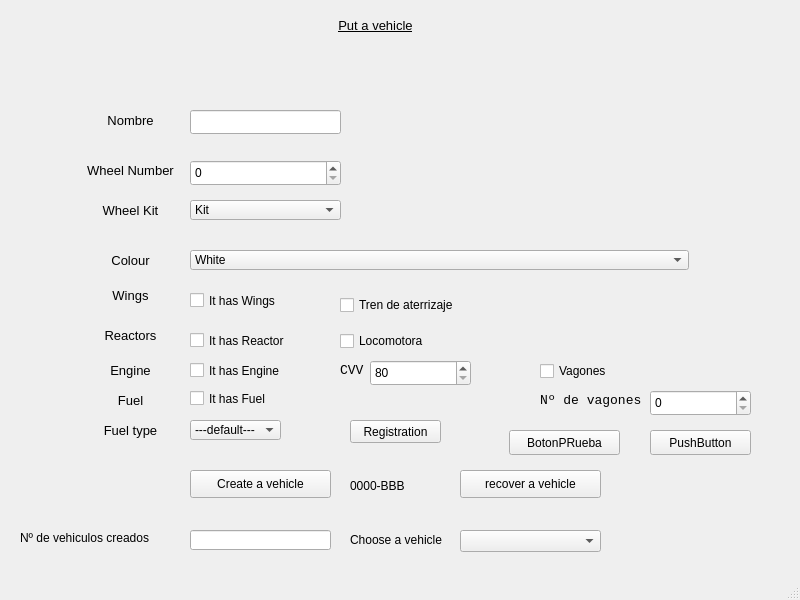
<?xml version="1.0" encoding="UTF-8"?>
<ui version="4.0">
 <class>MainWindow</class>
 <widget class="QMainWindow" name="MainWindow">
  <property name="geometry">
   <rect>
    <x>0</x>
    <y>0</y>
    <width>800</width>
    <height>600</height>
   </rect>
  </property>
  <property name="windowTitle">
   <string>Vehicle configurator</string>
  </property>
  <widget class="QWidget" name="centralwidget">
   <widget class="QPushButton" name="BotonPrueba">
    <property name="geometry">
     <rect>
      <x>509</x>
      <y>430</y>
      <width>111</width>
      <height>25</height>
     </rect>
    </property>
    <property name="text">
     <string>BotonPRueba</string>
    </property>
   </widget>
   <widget class="QPushButton" name="pushButton_2">
    <property name="geometry">
     <rect>
      <x>650</x>
      <y>430</y>
      <width>101</width>
      <height>25</height>
     </rect>
    </property>
    <property name="text">
     <string>PushButton</string>
    </property>
   </widget>
   <widget class="QLabel" name="label">
    <property name="geometry">
     <rect>
      <x>540</x>
      <y>390</y>
      <width>131</width>
      <height>21</height>
     </rect>
    </property>
    <property name="font">
     <font>
      <family>Consolas</family>
      <pointsize>10</pointsize>
     </font>
    </property>
    <property name="text">
     <string>Nº de vagones</string>
    </property>
   </widget>
   <widget class="QCheckBox" name="locomotiveCheckLine">
    <property name="geometry">
     <rect>
      <x>340</x>
      <y>330</y>
      <width>101</width>
      <height>22</height>
     </rect>
    </property>
    <property name="text">
     <string>Locomotora</string>
    </property>
   </widget>
   <widget class="QCheckBox" name="undercarriageCheckLine">
    <property name="geometry">
     <rect>
      <x>340</x>
      <y>290</y>
      <width>131</width>
      <height>30</height>
     </rect>
    </property>
    <property name="text">
     <string>Tren de aterrizaje</string>
    </property>
   </widget>
   <widget class="QCheckBox" name="wagonCheckLine">
    <property name="geometry">
     <rect>
      <x>540</x>
      <y>360</y>
      <width>83</width>
      <height>22</height>
     </rect>
    </property>
    <property name="text">
     <string>Vagones</string>
    </property>
   </widget>
   <widget class="QLabel" name="LabelTitle">
    <property name="geometry">
     <rect>
      <x>260</x>
      <y>10</y>
      <width>231</width>
      <height>31</height>
     </rect>
    </property>
    <property name="font">
     <font>
      <pointsize>10</pointsize>
      <weight>50</weight>
      <bold>false</bold>
      <underline>true</underline>
     </font>
    </property>
    <property name="text">
     <string>Put a vehicle</string>
    </property>
    <property name="scaledContents">
     <bool>false</bool>
    </property>
    <property name="alignment">
     <set>Qt::AlignCenter</set>
    </property>
   </widget>
   <widget class="QLabel" name="LabelTitle_8">
    <property name="geometry">
     <rect>
      <x>70</x>
      <y>250</y>
      <width>121</width>
      <height>21</height>
     </rect>
    </property>
    <property name="font">
     <font>
      <pointsize>10</pointsize>
      <weight>50</weight>
      <bold>false</bold>
      <underline>false</underline>
     </font>
    </property>
    <property name="text">
     <string>Colour</string>
    </property>
    <property name="scaledContents">
     <bool>false</bool>
    </property>
    <property name="alignment">
     <set>Qt::AlignCenter</set>
    </property>
   </widget>
   <widget class="QLabel" name="LabelTitle_9">
    <property name="geometry">
     <rect>
      <x>70</x>
      <y>280</y>
      <width>121</width>
      <height>31</height>
     </rect>
    </property>
    <property name="font">
     <font>
      <pointsize>10</pointsize>
      <weight>50</weight>
      <bold>false</bold>
      <underline>false</underline>
     </font>
    </property>
    <property name="text">
     <string>Wings</string>
    </property>
    <property name="scaledContents">
     <bool>false</bool>
    </property>
    <property name="alignment">
     <set>Qt::AlignCenter</set>
    </property>
   </widget>
   <widget class="QComboBox" name="colorLine">
    <property name="geometry">
     <rect>
      <x>190</x>
      <y>250</y>
      <width>499</width>
      <height>20</height>
     </rect>
    </property>
    <item>
     <property name="text">
      <string>White</string>
     </property>
    </item>
    <item>
     <property name="text">
      <string>Black</string>
     </property>
    </item>
    <item>
     <property name="text">
      <string>Red</string>
     </property>
    </item>
    <item>
     <property name="text">
      <string>Blue</string>
     </property>
    </item>
    <item>
     <property name="text">
      <string>Yellow</string>
     </property>
    </item>
    <item>
     <property name="text">
      <string>Green</string>
     </property>
    </item>
   </widget>
   <widget class="QCheckBox" name="wingsCheckLine">
    <property name="geometry">
     <rect>
      <x>190</x>
      <y>290</y>
      <width>131</width>
      <height>21</height>
     </rect>
    </property>
    <property name="text">
     <string>It has Wings</string>
    </property>
   </widget>
   <widget class="QLabel" name="LabelTitle_10">
    <property name="geometry">
     <rect>
      <x>70</x>
      <y>320</y>
      <width>121</width>
      <height>31</height>
     </rect>
    </property>
    <property name="font">
     <font>
      <pointsize>10</pointsize>
      <weight>50</weight>
      <bold>false</bold>
      <underline>false</underline>
     </font>
    </property>
    <property name="text">
     <string>Reactors</string>
    </property>
    <property name="scaledContents">
     <bool>false</bool>
    </property>
    <property name="alignment">
     <set>Qt::AlignCenter</set>
    </property>
   </widget>
   <widget class="QLineEdit" name="vehiculosCreados_lineEdit">
    <property name="geometry">
     <rect>
      <x>190</x>
      <y>530</y>
      <width>141</width>
      <height>20</height>
     </rect>
    </property>
    <property name="readOnly">
     <bool>true</bool>
    </property>
   </widget>
   <widget class="QPushButton" name="pushButton_createVehicle">
    <property name="geometry">
     <rect>
      <x>190</x>
      <y>470</y>
      <width>141</width>
      <height>28</height>
     </rect>
    </property>
    <property name="text">
     <string>Create a vehicle</string>
    </property>
   </widget>
   <widget class="QPushButton" name="pushButton_recoverVehicle">
    <property name="geometry">
     <rect>
      <x>460</x>
      <y>470</y>
      <width>141</width>
      <height>28</height>
     </rect>
    </property>
    <property name="text">
     <string>recover a vehicle</string>
    </property>
   </widget>
   <widget class="QLabel" name="label_19">
    <property name="geometry">
     <rect>
      <x>20</x>
      <y>530</y>
      <width>161</width>
      <height>16</height>
     </rect>
    </property>
    <property name="font">
     <font>
      <pointsize>9</pointsize>
     </font>
    </property>
    <property name="text">
     <string>Nº de vehiculos creados</string>
    </property>
   </widget>
   <widget class="QComboBox" name="comboBox_listVehicles">
    <property name="geometry">
     <rect>
      <x>460</x>
      <y>530</y>
      <width>141</width>
      <height>22</height>
     </rect>
    </property>
   </widget>
   <widget class="QLabel" name="label_20">
    <property name="geometry">
     <rect>
      <x>350</x>
      <y>530</y>
      <width>111</width>
      <height>20</height>
     </rect>
    </property>
    <property name="font">
     <font>
      <pointsize>9</pointsize>
     </font>
    </property>
    <property name="text">
     <string>Choose a vehicle</string>
    </property>
   </widget>
   <widget class="QCheckBox" name="reactorCheckLine">
    <property name="geometry">
     <rect>
      <x>190</x>
      <y>330</y>
      <width>131</width>
      <height>21</height>
     </rect>
    </property>
    <property name="text">
     <string>It has Reactor</string>
    </property>
   </widget>
   <widget class="QLabel" name="label_2">
    <property name="geometry">
     <rect>
      <x>340</x>
      <y>360</y>
      <width>61</width>
      <height>21</height>
     </rect>
    </property>
    <property name="font">
     <font>
      <family>Consolas</family>
      <pointsize>10</pointsize>
     </font>
    </property>
    <property name="text">
     <string>CVV</string>
    </property>
   </widget>
   <widget class="QCheckBox" name="fuelCheckLine">
    <property name="geometry">
     <rect>
      <x>190</x>
      <y>390</y>
      <width>91</width>
      <height>17</height>
     </rect>
    </property>
    <property name="text">
     <string>It has Fuel</string>
    </property>
   </widget>
   <widget class="QComboBox" name="fueltypeLine">
    <property name="geometry">
     <rect>
      <x>190</x>
      <y>420</y>
      <width>91</width>
      <height>20</height>
     </rect>
    </property>
    <property name="currentText">
     <string>---default---</string>
    </property>
    <item>
     <property name="text">
      <string>---default---</string>
     </property>
    </item>
    <item>
     <property name="text">
      <string>Gasolina</string>
     </property>
    </item>
    <item>
     <property name="text">
      <string>Diesel</string>
     </property>
    </item>
    <item>
     <property name="text">
      <string>Eléctrico</string>
     </property>
    </item>
    <item>
     <property name="text">
      <string>Híbrido</string>
     </property>
    </item>
    <item>
     <property name="text">
      <string>Queroseno</string>
     </property>
    </item>
   </widget>
   <widget class="QLabel" name="registrationLine">
    <property name="enabled">
     <bool>true</bool>
    </property>
    <property name="geometry">
     <rect>
      <x>350</x>
      <y>470</y>
      <width>91</width>
      <height>31</height>
     </rect>
    </property>
    <property name="text">
     <string>0000-BBB</string>
    </property>
   </widget>
   <widget class="QPushButton" name="pushButton_Matricula">
    <property name="geometry">
     <rect>
      <x>350</x>
      <y>420</y>
      <width>91</width>
      <height>23</height>
     </rect>
    </property>
    <property name="text">
     <string>Registration</string>
    </property>
   </widget>
   <widget class="QLabel" name="LabelTitle_11">
    <property name="geometry">
     <rect>
      <x>70</x>
      <y>200</y>
      <width>121</width>
      <height>21</height>
     </rect>
    </property>
    <property name="font">
     <font>
      <pointsize>10</pointsize>
      <weight>50</weight>
      <bold>false</bold>
      <underline>false</underline>
     </font>
    </property>
    <property name="text">
     <string>Wheel Kit</string>
    </property>
    <property name="scaledContents">
     <bool>false</bool>
    </property>
    <property name="alignment">
     <set>Qt::AlignCenter</set>
    </property>
   </widget>
   <widget class="QLabel" name="LabelTitle_13">
    <property name="geometry">
     <rect>
      <x>70</x>
      <y>360</y>
      <width>121</width>
      <height>21</height>
     </rect>
    </property>
    <property name="font">
     <font>
      <pointsize>10</pointsize>
      <weight>50</weight>
      <bold>false</bold>
      <underline>false</underline>
     </font>
    </property>
    <property name="text">
     <string>Engine</string>
    </property>
    <property name="scaledContents">
     <bool>false</bool>
    </property>
    <property name="alignment">
     <set>Qt::AlignCenter</set>
    </property>
   </widget>
   <widget class="QCheckBox" name="engineCheckLine">
    <property name="geometry">
     <rect>
      <x>190</x>
      <y>360</y>
      <width>131</width>
      <height>21</height>
     </rect>
    </property>
    <property name="text">
     <string>It has Engine</string>
    </property>
   </widget>
   <widget class="QLabel" name="LabelTitle_12">
    <property name="geometry">
     <rect>
      <x>70</x>
      <y>160</y>
      <width>121</width>
      <height>21</height>
     </rect>
    </property>
    <property name="font">
     <font>
      <pointsize>10</pointsize>
      <weight>50</weight>
      <bold>false</bold>
      <underline>false</underline>
     </font>
    </property>
    <property name="text">
     <string>Wheel Number</string>
    </property>
    <property name="scaledContents">
     <bool>false</bool>
    </property>
    <property name="alignment">
     <set>Qt::AlignCenter</set>
    </property>
   </widget>
   <widget class="QLabel" name="LabelTitle_14">
    <property name="geometry">
     <rect>
      <x>70</x>
      <y>110</y>
      <width>121</width>
      <height>21</height>
     </rect>
    </property>
    <property name="font">
     <font>
      <pointsize>10</pointsize>
      <weight>50</weight>
      <bold>false</bold>
      <underline>false</underline>
     </font>
    </property>
    <property name="text">
     <string>Nombre</string>
    </property>
    <property name="scaledContents">
     <bool>false</bool>
    </property>
    <property name="alignment">
     <set>Qt::AlignCenter</set>
    </property>
   </widget>
   <widget class="QLineEdit" name="nameLine">
    <property name="geometry">
     <rect>
      <x>190</x>
      <y>110</y>
      <width>151</width>
      <height>24</height>
     </rect>
    </property>
   </widget>
   <widget class="QLabel" name="LabelTitle_15">
    <property name="geometry">
     <rect>
      <x>70</x>
      <y>390</y>
      <width>121</width>
      <height>21</height>
     </rect>
    </property>
    <property name="font">
     <font>
      <pointsize>10</pointsize>
      <weight>50</weight>
      <bold>false</bold>
      <underline>false</underline>
     </font>
    </property>
    <property name="text">
     <string>Fuel</string>
    </property>
    <property name="scaledContents">
     <bool>false</bool>
    </property>
    <property name="alignment">
     <set>Qt::AlignCenter</set>
    </property>
   </widget>
   <widget class="QComboBox" name="wheelKitLine">
    <property name="geometry">
     <rect>
      <x>190</x>
      <y>200</y>
      <width>151</width>
      <height>20</height>
     </rect>
    </property>
    <item>
     <property name="text">
      <string>Kit</string>
     </property>
    </item>
    <item>
     <property name="text">
      <string>Spare Wheel</string>
     </property>
    </item>
   </widget>
   <widget class="QSpinBox" name="wheelNumberLine">
    <property name="geometry">
     <rect>
      <x>190</x>
      <y>160</y>
      <width>151</width>
      <height>26</height>
     </rect>
    </property>
   </widget>
   <widget class="QLabel" name="LabelTitle_16">
    <property name="geometry">
     <rect>
      <x>70</x>
      <y>420</y>
      <width>121</width>
      <height>21</height>
     </rect>
    </property>
    <property name="font">
     <font>
      <pointsize>10</pointsize>
      <weight>50</weight>
      <bold>false</bold>
      <underline>false</underline>
     </font>
    </property>
    <property name="text">
     <string>Fuel type</string>
    </property>
    <property name="scaledContents">
     <bool>false</bool>
    </property>
    <property name="alignment">
     <set>Qt::AlignCenter</set>
    </property>
   </widget>
   <widget class="QSpinBox" name="wagonNumberLine">
    <property name="geometry">
     <rect>
      <x>650</x>
      <y>390</y>
      <width>101</width>
      <height>26</height>
     </rect>
    </property>
   </widget>
   <widget class="QSpinBox" name="cvvLine">
    <property name="geometry">
     <rect>
      <x>370</x>
      <y>360</y>
      <width>101</width>
      <height>26</height>
     </rect>
    </property>
    <property name="minimum">
     <number>80</number>
    </property>
    <property name="maximum">
     <number>450</number>
    </property>
   </widget>
  </widget>
  <widget class="QStatusBar" name="statusbar"/>
 </widget>
 <resources/>
 <connections/>
</ui>
